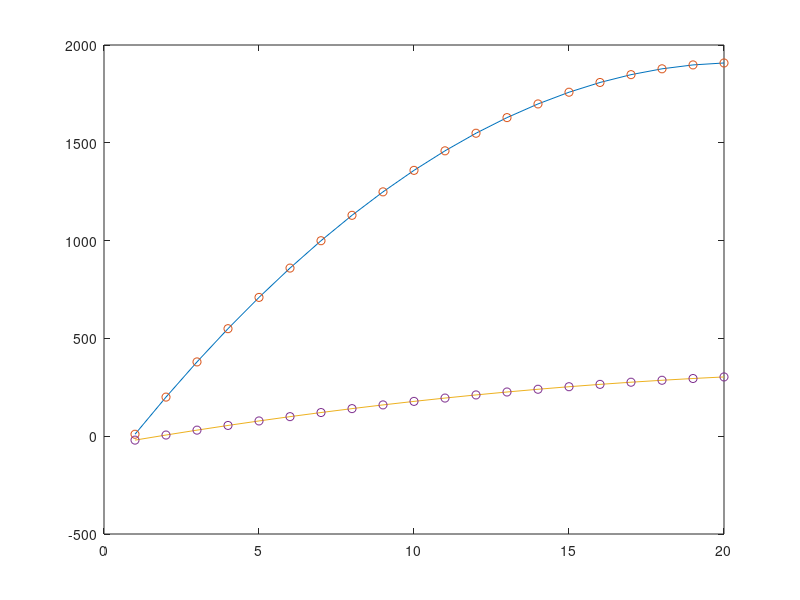

Reproduce this figure in MATLAB.
% close all; clear all; clc
function test_neumann
close all;

n=20;

% forward
Lx= 10; Rx=.10; vx=10;
% adjoint
Ly= -20; Ry= -7; vy= 1;

[A,b]=make_matrix(n,vx);
[A,b]=apply_bc(A,b,Lx,Rx)
x=A\b;
plot(x); hold all
[As,bs]=symmetrize_bc(A,b,Lx,Rx)
xs=As\bs;
plot(xs,'o')

[M,q]=make_matrix(n,vy);
[M,q]=apply_bc(M,q,Ly,Ry)
y=M\q;
plot(y); hold all
[Ms,qs]=symmetrize_bc(M,q,Ly,Ry)
ys=Ms\qs;
plot(ys,'o')

[y' *b  x' *q  y'*(As-A)*x x'*(Ms-M)*y]
[ys'*bs xs'*qs]

aa=ys(1)*(xs(2)-xs(1)) - ys(end)*(xs(end)-xs(end-1))
bb=xs(1)*(ys(2)-ys(1)) - xs(end)*(ys(end)-ys(end-1))
aa-bb
aa+bb
[y-ys x-xs x xs]

return
end

%%%%%%%%%%%%%%%%%%%%%%%%%%%%%%%%%%%%%%%
function [A,b]=make_matrix(n,val);

A=zeros(n,n);

for i=1:n
    A(i,i)=2;
    if(i>1), A(i,i-1)=-1; end    
    if(i<n), A(i,i+1)=-1; end
end
A(1,1)=1;
A(n,n)=1;

b=val*ones(n,1);

return
end
%%%%%%%%%%%%%%%%%%%%%%%%%%%%%%%%%%%%%%%
function [A,b]=apply_bc(A,b,L,R);

n=length(b);
A(1,:)=0; b(1)=L; A(1,1)=1;
b(n)=b(n)-R; 

return
end
%%%%%%%%%%%%%%%%%%%%%%%%%%%%%%%%%%%%%%%
function [A,b]=symmetrize_bc(A,b,L,R);

n=length(b);
b=b-A(:,1).*L; A(:,1)=0; A(1,1)=1; b(1)=L;
% b=b-A(:,n).*R; A(:,n)=0; A(n,n)=1; b(n)=R;

return
end
%%%%%%%%%%%%%%%%%%%%%%%%%%%%%%%%%%%%%%%